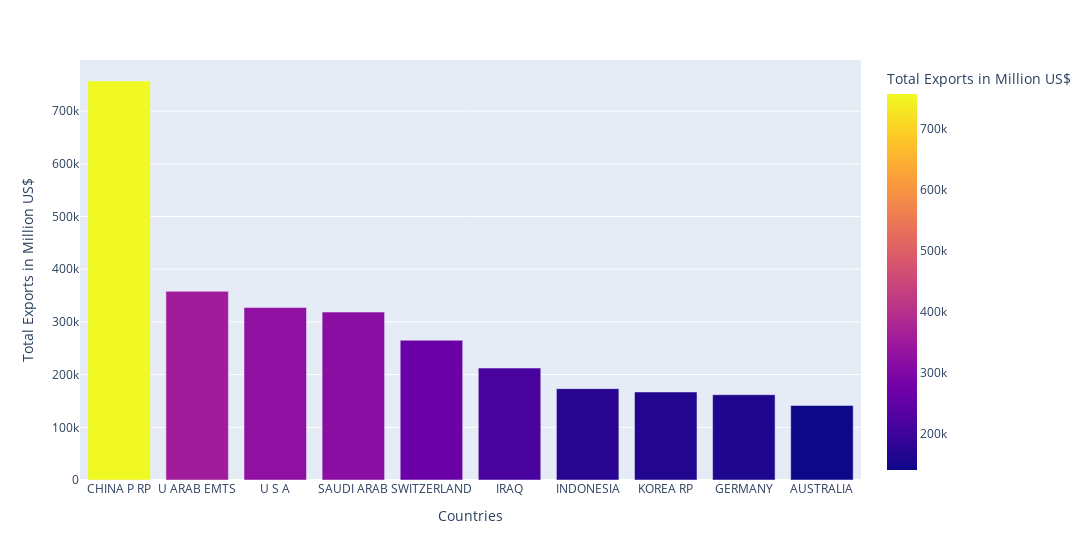

Notebook cell for this chart:
### Code cell
px.bar(data_frame = imp_country_tmp, x=imp_country_tmp.index, y ='Import',
labels={'country':"Countries", 'Import': "Total Exports in Million US$" } , color='Import', width=1200 )

### Figure 1 — Plotly figure (JSON) as saved in the notebook; plotly's stock layout.template omitted (floating-point values rounded to 4 significant figures)
{"data": [{"alignmentgroup": "True", "hovertemplate": "Countries=%{x}<br>Total Exports in Million US$=%{marker.color}<extra></extra>", "legendgroup": "", "marker": {"color": [757200.0, 358000.0, 327300.0, 318700.0, 265300.0, 212400.0, 173400.0, 167100.0, 162000.0, 141500.0], "coloraxis": "coloraxis", "pattern": {"shape": ""}}, "name": "", "offsetgroup": "", "orientation": "v", "showlegend": false, "textposition": "auto", "type": "bar", "x": ["CHINA P RP", "U ARAB EMTS", "U S A", "SAUDI ARAB", "SWITZERLAND", "IRAQ", "INDONESIA", "KOREA RP", "GERMANY", "AUSTRALIA"], "xaxis": "x", "y": [757200.0, 358000.0, 327300.0, 318700.0, 265300.0, 212400.0, 173400.0, 167100.0, 162000.0, 141500.0], "yaxis": "y"}], "layout": {"barmode": "relative", "coloraxis": {"colorbar": {"title": {"text": "Total Exports in Million US$"}}, "colorscale": [[0, "#0d0887"], [0.1111, "#46039f"], [0.2222, "#7201a8"], [0.3333, "#9c179e"], [0.4444, "#bd3786"], [0.5556, "#d8576b"], [0.6667, "#ed7953"], [0.7778, "#fb9f3a"], [0.8889, "#fdca26"], [1, "#f0f921"]]}, "legend": {"tracegroupgap": 0}, "margin": {"t": 60}, "width": 1200, "xaxis": {"anchor": "y", "domain": [0, 1], "title": {"text": "Countries"}}, "yaxis": {"anchor": "x", "domain": [0, 1], "title": {"text": "Total Exports in Million US$"}}}}
